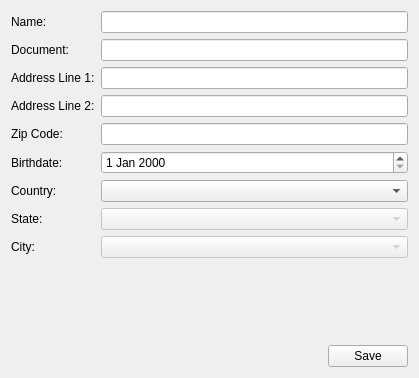
<?xml version="1.0" encoding="UTF-8"?>
<ui version="4.0">
 <class>CustomerWidget</class>
 <widget class="QWidget" name="CustomerWidget">
  <property name="geometry">
   <rect>
    <x>0</x>
    <y>0</y>
    <width>419</width>
    <height>378</height>
   </rect>
  </property>
  <property name="windowTitle">
   <string>Form</string>
  </property>
  <layout class="QVBoxLayout" name="verticalLayout">
   <item>
    <layout class="QFormLayout" name="formLayout">
     <item row="0" column="0">
      <widget class="QLabel" name="nameLabel">
       <property name="text">
        <string>Name:</string>
       </property>
      </widget>
     </item>
     <item row="0" column="1">
      <widget class="QLineEdit" name="nameLineEdit"/>
     </item>
     <item row="1" column="0">
      <widget class="QLabel" name="documentLabel">
       <property name="text">
        <string>Document:</string>
       </property>
      </widget>
     </item>
     <item row="1" column="1">
      <widget class="QLineEdit" name="documentLineEdit"/>
     </item>
     <item row="2" column="1">
      <widget class="QLineEdit" name="addressLine1LineEdit"/>
     </item>
     <item row="2" column="0">
      <widget class="QLabel" name="addressLine1Label">
       <property name="text">
        <string>Address Line 1:</string>
       </property>
      </widget>
     </item>
     <item row="3" column="0">
      <widget class="QLabel" name="addressLine2Label">
       <property name="text">
        <string>Address Line 2:</string>
       </property>
      </widget>
     </item>
     <item row="3" column="1">
      <widget class="QLineEdit" name="addressLine2LineEdit"/>
     </item>
     <item row="4" column="0">
      <widget class="QLabel" name="zipCodeLabel">
       <property name="text">
        <string>Zip Code:</string>
       </property>
      </widget>
     </item>
     <item row="4" column="1">
      <widget class="QLineEdit" name="zipCodeLineEdit"/>
     </item>
     <item row="5" column="0">
      <widget class="QLabel" name="birthdateLabel">
       <property name="text">
        <string>Birthdate:</string>
       </property>
      </widget>
     </item>
     <item row="5" column="1">
      <widget class="QDateEdit" name="dateEdit"/>
     </item>
     <item row="6" column="0">
      <widget class="QLabel" name="countryLabel">
       <property name="text">
        <string>Country:</string>
       </property>
      </widget>
     </item>
     <item row="6" column="1">
      <widget class="QComboBox" name="countryComboBox"/>
     </item>
     <item row="7" column="0">
      <widget class="QLabel" name="stateLabel">
       <property name="text">
        <string>State:</string>
       </property>
      </widget>
     </item>
     <item row="7" column="1">
      <widget class="QComboBox" name="stateComboBox">
       <property name="enabled">
        <bool>false</bool>
       </property>
      </widget>
     </item>
     <item row="8" column="0">
      <widget class="QLabel" name="cityLabel">
       <property name="text">
        <string>City:</string>
       </property>
      </widget>
     </item>
     <item row="8" column="1">
      <widget class="QComboBox" name="cityComboBox">
       <property name="enabled">
        <bool>false</bool>
       </property>
      </widget>
     </item>
    </layout>
   </item>
   <item>
    <spacer name="verticalSpacer">
     <property name="orientation">
      <enum>Qt::Vertical</enum>
     </property>
     <property name="sizeHint" stdset="0">
      <size>
       <width>20</width>
       <height>40</height>
      </size>
     </property>
    </spacer>
   </item>
   <item>
    <layout class="QHBoxLayout" name="horizontalLayout">
     <item>
      <spacer name="horizontalSpacer">
       <property name="orientation">
        <enum>Qt::Horizontal</enum>
       </property>
       <property name="sizeHint" stdset="0">
        <size>
         <width>40</width>
         <height>20</height>
        </size>
       </property>
      </spacer>
     </item>
     <item>
      <widget class="QPushButton" name="saveBtn">
       <property name="text">
        <string>Save</string>
       </property>
      </widget>
     </item>
    </layout>
   </item>
  </layout>
 </widget>
 <resources/>
 <connections/>
</ui>
